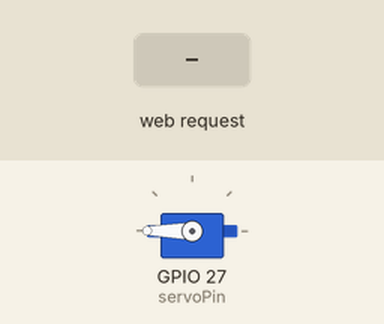
Bench run of a sketch on a simulated ESP32. On the bench: servo. The inputs (shaded band) are chosen by the test bench. WiFi joins after 1.5 s; servers stay silent unless stated; what the sketch prints to the serial monitor is not drawn.

Above: at 2.7 s.
2.8 s: HTTP request GET /set?angle=1 received
At 3.3 s:
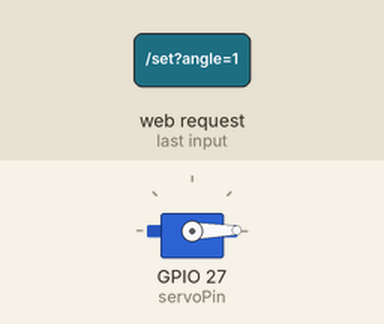
4.3 s: HTTP request GET /set?angle=120 received
At 5.6 s:
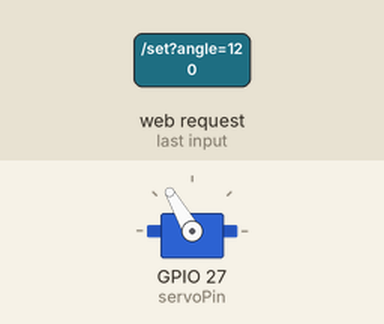
Timing chart, 0 to 7.3 s (numbered marks = the images above; inputs shaded):
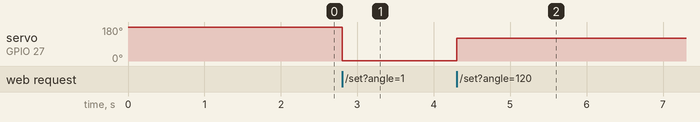

The sketch:

code.ino
```cpp
#include <ESP32Servo.h>
#include <WiFi.h>
#include <WebServer.h>

// --- WiFi Credentials ---
const char* ssid = "";
const char* password = "";

// --- Servo Configuration ---
int servoPin = 27;
Servo myServo;

// --- Web Server Setup ---
// Start a web server on port 80
WebServer server(80);

// --- HTML/CSS/JS Web Page ---
// We store the web page in program memory (PROGMEM) to save RAM
const char index_html[] PROGMEM = R"rawliteral(
<!DOCTYPE html>
<html>
<head>
  <meta name="viewport" content="width=device-width, initial-scale=1">
  <title>ESP32 Servo Control</title>
  <style>
    body { font-family: Arial, sans-serif; text-align: center; margin-top: 50px; background-color: #f4f4f9; color: #333;}
    .slider { width: 80%; max-width: 400px; height: 25px; background: #d3d3d3; outline: none; border-radius: 12px; }
    h1 { color: #444; }
  </style>
</head>
<body>
  <h1>ESP32 Servo Control</h1>
  <p>Current Angle: <span id="angleValue">180</span>&deg;</p>
  <!-- Slider goes from 0 to 180, default at 180 -->
  <input type="range" min="0" max="180" value="180" class="slider" id="servoSlider" oninput="updateSlider(this.value)">

  <script>
    function updateSlider(val) {
      // Update the text on the screen
      document.getElementById('angleValue').innerText = val;
      // Send the value to the ESP32 in the background
      fetch('/set?angle=' + val);
    }
  </script>
</body>
</html>
)rawliteral";

void setup() {
  Serial.begin(115200);

  // 1. Attach and set initial servo position
  myServo.attach(servoPin);
  myServo.write(180);

  // 2. Connect to WiFi
  Serial.print("Connecting to ");
  Serial.println(ssid);
  WiFi.begin(ssid, password);

  while (WiFi.status() != WL_CONNECTED) {
    delay(500);
    Serial.print(".");
  }

  Serial.println("");
  Serial.println("WiFi connected.");
  Serial.print("IP Address: ");
  Serial.println(WiFi.localIP());

  // 3. Define Web Server Routes
  // What happens when someone visits the main IP address
  server.on("/", HTTP_GET, []() {
    server.send(200, "text/html", index_html);
  });

  // What happens when the slider moves (e.g., visits /set?angle=90)
  server.on("/set", HTTP_GET, []() {
    if (server.hasArg("angle")) {
      String angleValue = server.arg("angle");
      int angle = angleValue.toInt();

      // Ensure the angle stays within valid bounds
      if (angle >= 0 && angle <= 180) {
        myServo.write(angle);
        Serial.print("Servo moved to: ");
        Serial.println(angle);
      }
    }
    server.send(200, "text/plain", "OK");
  });

  // 4. Start the server
  server.begin();
  Serial.println("HTTP server started");
}

void loop() {
  // Listen for incoming clients
  server.handleClient();
}
```

Measured:
- after the input at 2.8 s, servo on GPIO 27 (servoPin): 180° → 1° at once
- after the input at 4.3 s, servo on GPIO 27 (servoPin): 1° → 120° at once
